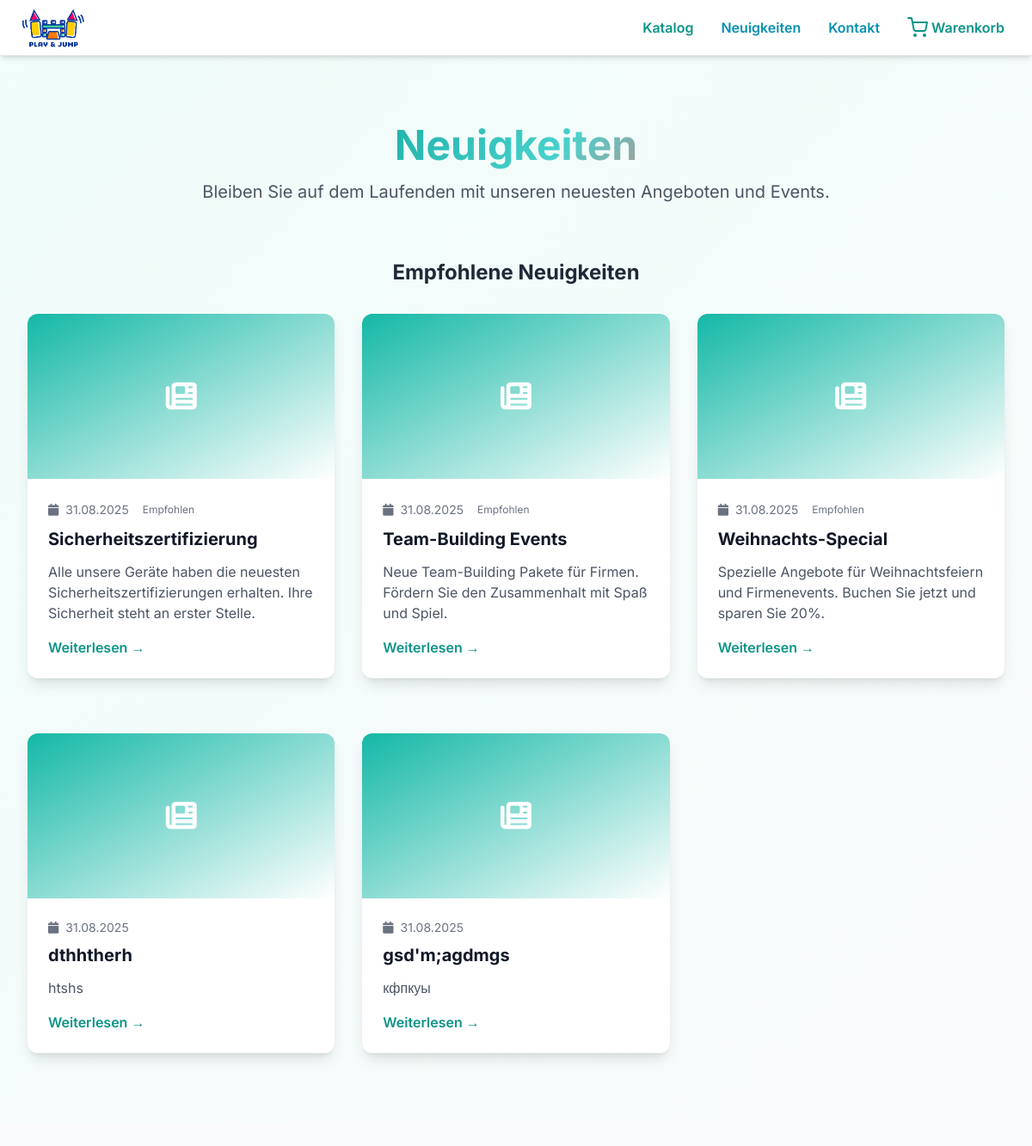
Screenshot of /katalog/neuigkeiten/ with the database file from the repository.
### catalog/models.py (models this page shows, shortened)
class News(models.Model):
    title = models.CharField(max_length=200, verbose_name="Заголовок")
    slug = models.SlugField(unique=True, verbose_name="URL")
    content = models.TextField(verbose_name="Содержание")
    excerpt = models.TextField(max_length=500, blank=True, verbose_name="Краткое описание")
    image = models.ImageField(upload_to='news/', blank=True, null=True, verbose_name="Главное изображение")
    video_url = models.URLField(blank=True, null=True, verbose_name="URL видео (YouTube/Vimeo)")
    is_published = models.BooleanField(default=True, verbose_name="Опубликовано")
    published_at = models.DateTimeField(auto_now_add=True, verbose_name="Дата публикации")
    updated_at = models.DateTimeField(auto_now=True, verbose_name="Дата обновления")
    author = models.ForeignKey(User, on_delete=models.CASCADE, verbose_name="Автор")
    featured = models.BooleanField(default=False, verbose_name="Рекомендуемая новость")
    class Meta:
        ordering = ['-published_at']
        verbose_name = "Новость"
        verbose_name_plural = "Новости"

### catalog/views.py (the view)
# urls.py: path('neuigkeiten/', views.news_list, name='news_list'),
def news_list(request):
    news = News.objects.filter(is_published=True).order_by('-published_at')
    featured_news = news.filter(featured=True)[:3]
    regular_news = news.filter(featured=False)[:6]
    context = {
        'featured_news': featured_news,
        'regular_news': regular_news,
        'all_news': news,
    }
    return render(request, 'catalog/news_list.html', context)

### templates/catalog/news_list.html (shortened to what this page needs)
{% extends "base.html" %}
{% load static %}
{% block content %}
<section class="py-20 bg-gradient-to-br from-teal-50 to-coral-50">
    <div class="max-w-7xl mx-auto px-4 sm:px-6 lg:px-8">
        <div class="text-center mb-16">
            <h1 class="text-4xl md:text-5xl font-bold text-gray-900 mb-4">
                <span class="gradient-text">Neuigkeiten</span>
            </h1>
            <p class="text-xl text-gray-600">
                Bleiben Sie auf dem Laufenden mit unseren neuesten Angeboten und Events.
            </p>
        </div>
        {% if featured_news %}
        <div class="mb-16">
            <h2 class="text-2xl font-bold text-gray-800 mb-8 text-center">Empfohlene Neuigkeiten</h2>
            <div class="grid grid-cols-1 lg:grid-cols-3 gap-8">
                {% for news in featured_news %}
                <article class="bg-white rounded-xl shadow-lg overflow-hidden hover-lift transform transition-all duration-300 hover:scale-105">
                    {% if news.image %}
                    <div class="h-48 overflow-hidden">
                        <img src="{{ news.image.url }}" alt="{{ news.title }}" class="w-full h-full object-cover">
                    </div>
                    {% else %}
                    <div class="h-48 bg-gradient-to-br from-teal-500 to-coral-500 flex items-center justify-center">
                        <i class="fas fa-newspaper text-white text-4xl"></i>
                    </div>
                    {% endif %}
                    <div class="p-6">
                        <div class="flex items-center text-sm text-gray-500 mb-2">
                            <i class="fas fa-calendar mr-2"></i>
                            <span>{{ news.published_at|date:"d.m.Y" }}</span>
                            {% if news.featured %}
                            <span class="ml-2 px-2 py-1 bg-coral-100 text-coral-800 text-xs rounded-full">Empfohlen</span>
                            {% endif %}
                        </div>
                        <h3 class="text-xl font-bold text-gray-900 mb-3">{{ news.title }}</h3>
                        {% if news.excerpt %}
                        <p class="text-gray-600 mb-4">{{ news.excerpt }}</p>
                        {% endif %}
                        <a href="{% url 'catalog:news_detail' news.slug %}" class="button-coral-effect text-teal-600 font-semibold hover:text-teal-700 transition">
                            Weiterlesen →
                        </a>
                    </div>
                </article>
                {% endfor %}
            </div>
        </div>
        {% endif %}
        <div class="grid grid-cols-1 md:grid-cols-2 lg:grid-cols-3 gap-8">
            {% for news in regular_news %}
            <article class="bg-white rounded-xl shadow-lg overflow-hidden hover-lift">
                {% if news.image %}
                <div class="h-48 overflow-hidden">
                    <img src="{{ news.image.url }}" alt="{{ news.title }}" class="w-full h-full object-cover">
                </div>
                {% else %}
                <div class="h-48 bg-gradient-to-br from-teal-500 to-coral-500 flex items-center justify-center">
                    <i class="fas fa-newspaper text-white text-4xl"></i>
                </div>
                {% endif %}
                <div class="p-6">
                    <div class="flex items-center text-sm text-gray-500 mb-2">
                        <i class="fas fa-calendar mr-2"></i>
                        <span>{{ news.published_at|date:"d.m.Y" }}</span>
                    </div>
                    <h3 class="text-xl font-bold text-gray-900 mb-3">{{ news.title }}</h3>
                    {% if news.excerpt %}
                    <p class="text-gray-600 mb-4">{{ news.excerpt }}</p>
                    {% endif %}
                    <a href="{% url 'catalog:news_detail' news.slug %}" class="button-coral-effect text-teal-600 font-semibold hover:text-teal-700 transition">
                        Weiterlesen →
                    </a>
                </div>
            </article>
            {% endfor %}
        </div>
    </div>
</section>
{% endblock %}

### templates/base.html (shortened to what this page needs)
{% load static %}
<!DOCTYPE html>
<html lang="ru">
<head>
    <script src="https://cdn.tailwindcss.com"></script>
    <link rel="stylesheet" href="https://cdnjs.cloudflare.com/ajax/libs/font-awesome/6.4.0/css/all.min.css">
    <link rel="stylesheet" href="{% static 'main/css/product-cards.css' %}">
</head>
<body class="bg-gray-50">
    <header class="sticky top-0 z-50">
        <nav class="bg-white border-b border-gray-200 shadow-md">
            <div class="max-w-7xl mx-auto px-4 sm:px-6 lg:px-8 mobile-optimized">
                <div class="flex justify-between h-18 items-center">
                    <div class="flex-shrink-0 flex items-center -ml-4">
                        <a href="/" class="button-coral-effect focus-ring touch-target">
                            <img class="h-16 w-auto max-w-64 object-contain navbar-logo" src="{% static 'images/logo.png' %}" alt="Play & Jump Logo">
                        </a>
                    </div>
                    <div class="hidden md:flex space-x-8 items-center">
                        <a href="/katalog/" class="button-coral-effect nav-link text-teal-600 hover:text-teal-700 font-semibold focus-ring touch-target">Katalog</a>
                        <a href="/neuigkeiten/" class="button-coral-effect nav-link text-teal-600 hover:text-teal-700 font-semibold focus-ring touch-target" style="color: #0891b2 !important;">Neuigkeiten</a>
                        <a href="/kontakt/" class="button-coral-effect nav-link text-teal-600 hover:text-teal-700 font-semibold focus-ring touch-target" style="color: #0891b2 !important;">Kontakt</a>
                        <a href="/cart/" class="button-coral-effect nav-link relative text-teal-600 hover:text-teal-700 font-semibold transition flex items-center focus-ring touch-target">
                            <svg class="w-6 h-6 mr-1" fill="none" stroke="currentColor" stroke-width="2" viewBox="0 0 24 24" stroke-linecap="round" stroke-linejoin="round"><circle cx="9" cy="21" r="1"/><circle cx="20" cy="21" r="1"/><path d="M1 1h4l2.68 13.39a2 2 0 0 0 2 1.61h9.72a2 2 0 0 0 2-1.61L23 6H6"/></svg>
                            <span class="mobile-hidden">Warenkorb</span>
                        </a>
                    </div>
                </div>
            </div>
        </nav>
    </header>
    <main class="min-h-screen content-wrapper page-transition">
        {% block content %}{% endblock %}
    </main>
</body>
</html>

### templates/base.html (style rules this page uses)
:root { --teal-primary: #20B2AA; --teal-light: #48D1CC; --teal-dark: #008B8B; --coral-accent: #FF6B6B; --coral-light: #FF8E8E; --coral-dark: #E55A5A; --gray-light: #F8FAFC; --gray-medium: #64748B; --gray-dark: #334155; }
body { font-family: 'Inter', sans-serif; }
.touch-target { min-height: 44px; min-width: 44px; display: flex; align-items: center; justify-content: center; }
header { transition: transform 0.3s ease; }
.page-transition { animation: fadeIn 0.3s ease-in-out; }
.gradient-text { background: linear-gradient(135deg, #20B2AA 0%, #48D1CC 16.66%, #FF6B6B 33.33%, #FF8E8E 50%, #20B2AA 66.66%, #48D1CC 83.33%, #FF6B6B 100%); background-size: 400% 400%; -webkit-background-clip: text; -webkit-text-fill-color: transparent; background-clip: text; animation: gradient-flow 6s ease-in-out infinite; }
.mobile-hidden { display: block; }

### rows the page displays
News: published_at "31.08.2025", featured "Empfohlen", title "Sicherheitszertifizierung", excerpt "Alle unsere Geräte haben die neuesten Sicherheitszertifizierungen erhalten. Ihre Sicherheit steht an erster Stelle."
News: published_at "31.08.2025", featured "Empfohlen", title "Team-Building Events", excerpt "Neue Team-Building Pakete für Firmen. Fördern Sie den Zusammenhalt mit Spaß und Spiel."
News: published_at "31.08.2025", featured "Empfohlen", title "Weihnachts-Special", excerpt "Spezielle Angebote für Weihnachtsfeiern und Firmenevents. Buchen Sie jetzt und sparen Sie 20%."
News: published_at "31.08.2025", title "dthhtherh", excerpt "htshs"
News: published_at "31.08.2025", title "gsd'm;agdmgs", excerpt "кфпкуы"
